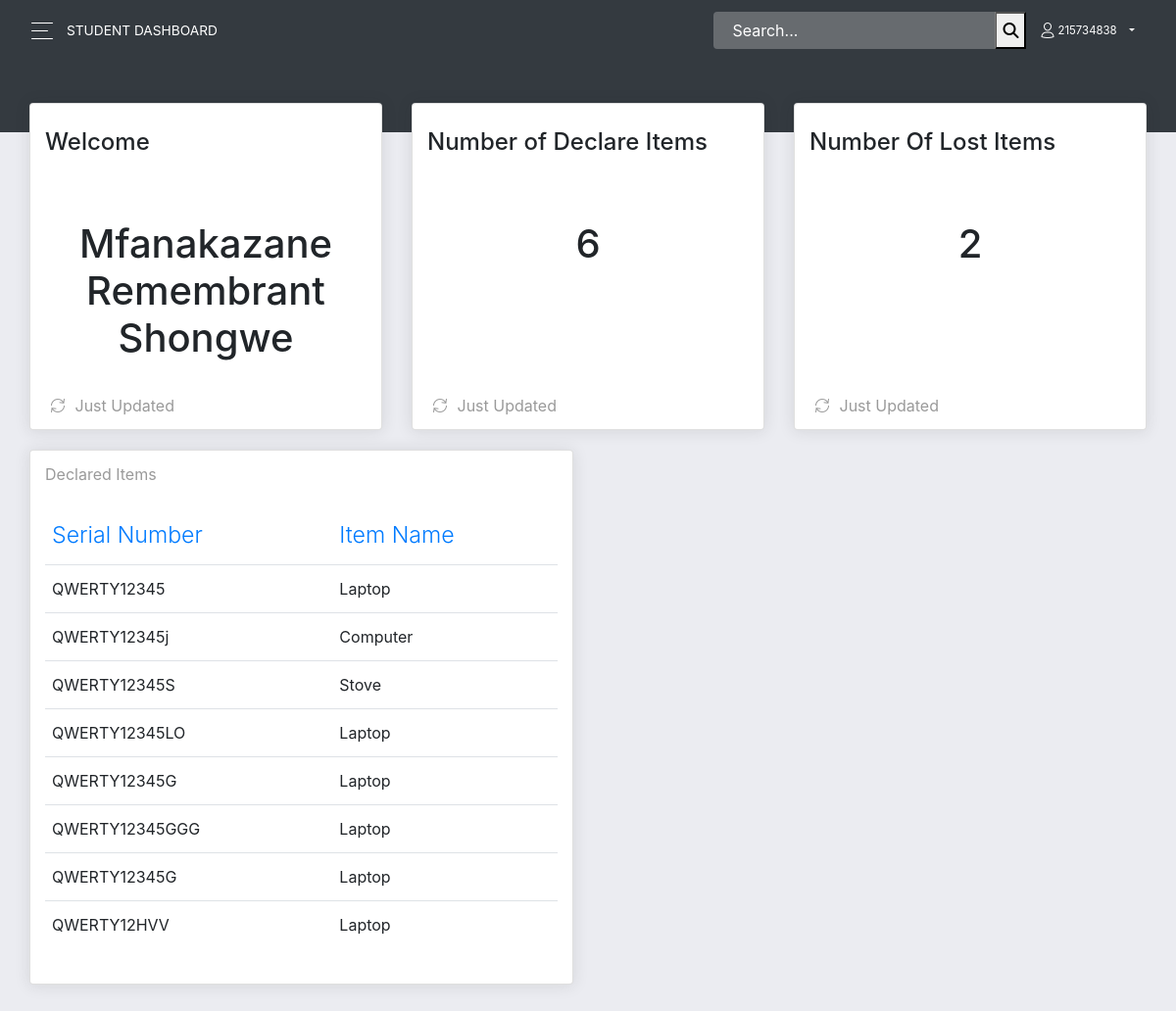
/pages/userdashboard.php (signed in), run on the app's committed database.
### tables this page shows
CREATE TABLE `users` (
  `stud_num` int(11) NOT NULL,
  `fullname` varchar(255) NOT NULL,
  `email` varchar(255) NOT NULL,
  `phone` varchar(255) NOT NULL,
  `campus` varchar(255) NOT NULL,
  `uPass` varchar(255) NOT NULL,
  `usertype` varchar(255) NOT NULL,
  `vkey` varchar(255) NOT NULL,
  `verified` int(11) NOT NULL,
  `date` timestamp(6) NOT NULL DEFAULT current_timestamp(6) ON UPDATE current_timestamp(6)
);

CREATE TABLE `items` (
  `itemId` int(11) NOT NULL,
  `serial_num` varchar(255) NOT NULL,
  `item_nam` varchar(255) NOT NULL,
  `description` varchar(255) NOT NULL,
  `stud_num` int(11) NOT NULL,
  `file` varchar(255) NOT NULL,
  `lost` int(11) NOT NULL,
  `role` int(11) NOT NULL,
  `status` int(11) NOT NULL,
  `date` timestamp(6) NOT NULL DEFAULT current_timestamp(6) ON UPDATE current_timestamp(6),
  `read_mesg` int(11) NOT NULL
);

### pages/userdashboard.php (the view, shortened to what this page needs)
<?php
  require('includes/connection.php');
  $student = $_SESSION['stud_num'];
  $query = "SELECT * FROM items WHERE stud_num = $student";
  $result = mysqli_query($conn,$query);
  $sql = "SELECT count(serial_num) AS counts FROM items WHERE stud_num = $student AND lost = 0";
  $item = mysqli_query($conn,$sql);
  $values =mysqli_fetch_assoc($item);
  $num=$values['counts'];
  $sql = "SELECT count(serial_num) AS counts FROM items WHERE stud_num = $student AND lost = 1";
  $item = mysqli_query($conn,$sql);
  $values =mysqli_fetch_assoc($item);
  $numlost=$values['counts'];
  $sql = "SELECT fullname AS total FROM users WHERE stud_num = $student AND usertype != 'admin'";
  $all = mysqli_query($conn,$sql);
  $values =mysqli_fetch_assoc($all);
  $num_rows=$values['total'];
?>
<!DOCTYPE html>
<html lang="en">
<head>
  <link rel="stylesheet" href="https://use.fontawesome.com/releases/v5.7.1/css/all.css">
  <link href="../assets/css/bootstrap.min.css" rel="stylesheet" />
  <link href="../assets/css/now-ui-dashboardd.css?v=1.5.0" rel="stylesheet" />
  <?php include "head.php"; ?>
</head>
<body class="">
  <div class="wrapper ">
    <div class="main-panel" id="main-panel">
      <nav class="navbar navbar-expand-lg navbar-transparent  bg-primary  navbar-absolute">
        <div class="container-fluid">
          <div class="navbar-wrapper">
            <div class="navbar-toggle">
              <button type="button" class="navbar-toggler">
                <span class="navbar-toggler-bar bar1"></span>
                <span class="navbar-toggler-bar bar2"></span>
                <span class="navbar-toggler-bar bar3"></span>
              </button>
            </div>
            <a class="navbar-brand" href="#pablo">Student Dashboard</a>
          </div>
          <div class="collapse navbar-collapse justify-content-end" id="navigation">
            <form action = "./searchuserd.php" method="get">
              <div class="input-group no-border">
                <input type="text" name = "search" value="" class="form-control" placeholder="Search...">
                <div class="input-group-append">
                <button type = "submit" value = "search"><i class="fa fa-search" aria-hidden="true"></i></button>
                  </div>
              </div>
            </form>
            <ul class="navbar-nav">
              <li class="nav-item dropdown">
                <a class="nav-link dropdown-toggle" id="navbarDropdownMenuLink" data-toggle="dropdown" >
                  <i class="now-ui-icons users_single-02"></i><?php echo $_SESSION['stud_num']; ?>
                </a>
              </li>
            </ul>
          </div>
        </div>
      </nav>
      <div class="panel-header panel-header-sm">
      </div>
      <div class="content">
        <div class="row">
          <div class="col-lg-4">
            <div class="card card-chart">
              <div class="card-header">
                <h4 class="card-title">Welcome </h4>
              </div>
              <div class="card-body">
                <div class="chart-area">
                  <h1 ><?php echo $num_rows;?></h1>
                </div>
              </div>
              <div class="card-footer">
                <div class="stats">
                  <i class="now-ui-icons arrows-1_refresh-69"></i> Just Updated
                </div>
              </div>
            </div>
          </div>
          <div class="col-lg-4 col-md-6">
            <div class="card card-chart">
              <div class="card-header">
                <h4 class="card-title">Number of Declare Items</h4>
              </div>
              <div class="card-body">
                <div class="chart-area">
                  <h1 ><?php echo $num;?></h1>
                </div>
              </div>
              <div class="card-footer">
                <div class="stats">
                  <i class="now-ui-icons arrows-1_refresh-69"></i> Just Updated
                </div>
              </div>
            </div>
          </div>
          <div class="col-lg-4 col-md-6">
            <div class="card card-chart">
              <div class="card-header">
                <h4 class="card-title">Number Of Lost Items</h4>
              </div>
              <div class="card-body">
                <div class="chart-area">
                <h1 ><?php echo $numlost;?></h1>
                </div>
              </div>
              <div class="card-footer">
                <div class="stats">
                  <i class="now-ui-icons arrows-1_refresh-69"></i> Just Updated
                </div>
              </div>
            </div>
          </div>
          <div class="col-md-6">
            <div class="card">
              <div class="card-header">
                <h5 class="card-category">Declared Items</h5>
              </div>
              <div class="card-body">
                <div class="table-responsive">
                  <table class="table">
                    <thead class=" text-primary">
                      <th>
                      Serial Number
                      </th>
                      <th>
                      Item Name
                      </th>
                    </thead>
                    <tbody>
                    <?php
                       while($row=mysqli_fetch_assoc($result))
                       {
                      ?>
                      <tr>
                        <td>
                        <?php echo $row['serial_num'];?>
                        </td>
                        <td>
                        <?php echo $row['item_nam'];?>
                        </td>
                       </tr>
                       <?php
                       }
                       ?>
                    </tbody>
                  </table>
                </div>
              </div>
            </div>
          </div>
        </div>
      </div>
    </div>
  </div>
</body>
</html>

### data on the page
users: fullname "Mfanakazane Remembrant Shongwe"
items: serial_num "QWERTY12345", item_nam "Laptop"
items: serial_num "QWERTY12345j", item_nam "Computer"
items: serial_num "QWERTY12345S", item_nam "Stove"
items: serial_num "QWERTY12345LO", item_nam "Laptop"
items: serial_num "QWERTY12345G", item_nam "Laptop"
items: serial_num "QWERTY12345GGG", item_nam "Laptop"
items: serial_num "QWERTY12345G", item_nam "Laptop"
items: serial_num "QWERTY12HVV", item_nam "Laptop"

### other printed values
$_SESSION['stud_num'] "215734838"
$num "6"
$numlost "2"
